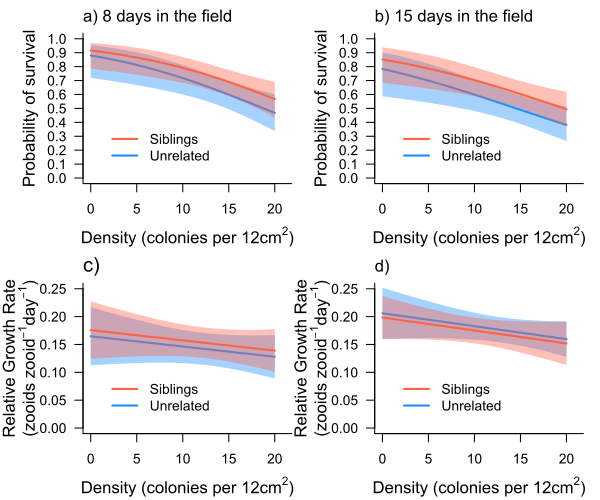

Write R code to recreate this figure.
### This code produces Figure 2 in the manuscript: 
### Barnes DK, Burgess SC. Fitness consequences of marine larval dispersal: 
# the role of neighborhood density, spatial arrangement, 
# and genetic relatedness on survival, growth, reproduction, and paternity
# Code finalized Feb 2024
# Code written by Danie Barnes with input from Scott Burgess
# Any comments or error reporting, please contact Scott Burgess: sburgess@bio.fsu.edu

# sessionInfo()
# R version 4.3.2

# Load required libraries
library('glmmTMB') # version 1.1.7
library('dplyr')
library('tidyr')

# Import data
dat <- read.csv("Experiment_1.csv",header=T)
dat$Age.days <- factor(dat$Age.days)
# Check data structure
summary(dat)
head(dat)
tail(dat)

# create new column for colony identity
dat$colonyidentity <- interaction(dat$Unique.ID, dat$Grid.position) 

# Create vector of the Ages that were recorded.
Age.days.vec <- unique(dat$Age.days)

# Run analyses on the probability of SURVIVAL after 8 days in the field
## Generalized linear mixed effects model with a binomial distribution and random effect of plate number (Unique.ID). 
d <- dat %>% filter(Age.days == Age.days.vec[2])
survival1 <- glmmTMB(Survival ~ Density * Relatedness + (1|Unique.ID), 
                     family= "binomial", data=d) #interaction between density and relatedness
survival2 <- glmmTMB(Survival ~ Density + Relatedness + (1|Unique.ID), 
                     family="binomial", data=d) #additive model
survival3 <- glmmTMB(Survival ~ Density + (1|Unique.ID), 
                     family="binomial", data=d)
survival4 <- glmmTMB(Survival ~ Relatedness + (1|Unique.ID), 
                     family="binomial", data=d)

anova(survival1, survival2,test="Chisq") # interaction at 8 days
anova(survival2, survival3,test="Chisq") # relatedness at 8 days 
anova(survival2, survival4,test="Chisq") # density at 8 days 

# Run analyses on the probability of SURVIVAL after 15 days in the field
## Generalized linear mixed effects model with a binomial distribution and random effect of plate number
# At the second time point of collection, there is a negative effect of density on survival (p = 0.003866) and there is no effect of relatedness on survival (P= 0.1242). 
d <- dat %>% filter(Age.days==Age.days.vec[3])
survival5 <- glmmTMB(Survival ~ Density * Relatedness + (1|Unique.ID), 
                     family="binomial", data=d)
survival6 <- glmmTMB(Survival ~ Density + Relatedness + (1|Unique.ID), 
                     family="binomial", data=d)
survival7 <- glmmTMB(Survival ~ Density + (1|Unique.ID), 
                     family="binomial", data=d)
survival8 <- glmmTMB(Survival ~ Relatedness + (1|Unique.ID), 
                     family="binomial", data=d)

anova(survival5, survival6,test="Chisq") # interaction at 15 days
anova(survival6, survival7,test="Chisq") # relatedness at 15 days 
anova(survival6, survival8,test="Chisq") # density at 15 days 


# Calculate the odds of colony survival (using the additive model)
# 8 days
A <- summary(survival2)$coefficients$cond[2,1] 
round(1-exp(A),4) * 100
round(1-exp(A + c(-2,2) * summary(survival2)$coefficients$cond[2,2]),4) *100

# 15 days
B <- summary(survival6)$coefficients$cond[2,1]
round(1-exp(B),4) * 100
round(1-exp(B + c(-2,2) * summary(survival2)$coefficients$cond[2,2]),4) *100



# RELATIVE GROWTH RATE
# Change data to the wide format
dat_wide <- dat %>% pivot_wider(id_cols=Unique.ID:Inside.outside,
                                names_from=Age.days, 
                                values_from=c(Survival,Bifurcations,Zooids))

# Calculate relative growth rate 
## At collection 1
dat_wide$relgrowth.collection1 <- (log(dat_wide$Zooids_25)- log(dat_wide$Zooids_17)) / (25-17)
## At collection 2
dat_wide$relgrowth.collection2 <- (log(dat_wide$Zooids_32)- log(dat_wide$Zooids_17)) / (32-17)

# Run analyses on the relative growth rate (number of zooids produced per zooid per day) after 8 days in the field
## Generalized linear mixed effects model with a Gaussian distribution and random effect of plate number
rgr1 <- glmmTMB(relgrowth.collection1 ~ Density * Relatedness + (1|Unique.ID), data=dat_wide, family= gaussian())
rgr2 <- glmmTMB(relgrowth.collection1 ~ Density + Relatedness + (1|Unique.ID), data=dat_wide, family= gaussian())
rgr3 <- glmmTMB(relgrowth.collection1 ~ Density + (1|Unique.ID), data=dat_wide, family= gaussian())
rgr4 <- glmmTMB(relgrowth.collection1 ~ Relatedness + (1|Unique.ID), data= dat_wide, family= gaussian())
rgr_overall_1 <- glmmTMB(relgrowth.collection1 ~ 1 + (1|Unique.ID), data= dat_wide, family= gaussian())

anova(rgr1,rgr2) # interaction, 8 days
anova(rgr2,rgr3) # relatedness, 8 days
anova(rgr2,rgr4) # density, 8 days

# Run analyses on the relative growth rate (number of zooids produced per zooid per day) after 15 days in the field
## Generalized linear mixed effects model with a Gaussian distribution and random effect of plate number. 
rgr5 <- glmmTMB(relgrowth.collection2 ~ Density * Relatedness + (1|Unique.ID), data=dat_wide, family= gaussian())
rgr6 <- glmmTMB(relgrowth.collection2 ~ Density + Relatedness + (1|Unique.ID), data=dat_wide, family= gaussian())
rgr7 <- glmmTMB(relgrowth.collection2 ~ Density + (1|Unique.ID), data=dat_wide, family= gaussian())
rgr8 <- glmmTMB(relgrowth.collection2 ~ Relatedness + (1|Unique.ID), data= dat_wide, family= gaussian())
rgr_overall_2 <- glmmTMB(relgrowth.collection2 ~ 1 + (1|Unique.ID), data= dat_wide, family= gaussian())

anova(rgr5,rgr6) # interaction, 15 days
anova(rgr6,rgr7) # relatedness, 15 days
anova(rgr6,rgr8) # density, 15 days


# Calculate zooids produced per zooid per day, overall
B <- summary(rgr_overall_1)$coefficients$cond[1,1]; round(B,2)
round(B + c(-2,2) * summary(rgr_overall_1)$coefficients$cond[1,2],2)

B <- summary(rgr_overall_2)$coefficients$cond[1,1]; round(B,2)
round(B + c(-2,2) * summary(rgr_overall_2)$coefficients$cond[1,2],2)

# Make Figure 2
quartz(width=6,height=5) 
par(mfrow=c(2,2),mar=c(4,5,2,0), oma=c(0,0,0,1))

# a)
Density.vec <- seq(0,20,0.1) #creating a density vector, to make continuous 
pred.frame <- with(dat, expand.grid(Density=Density.vec,Relatedness=unique(Relatedness))) #matrix by everything
X <- model.matrix(delete.response(terms(survival2)),pred.frame) #turning it into a model matrix
pred.frame$response <- drop(X %*% fixef(survival2)[['cond']]) 
V <- diag(X %*% vcov(survival2)[['cond']] %*% t(X)) #variance to use for the confidence intervals 
pred.frame$upr <- pred.frame$response + 1.96*sqrt(V) #create confidence intervals 
pred.frame$lwr <- pred.frame$response - 1.96*sqrt(V)

plot(c(0,21),c(0,1),type="n",ylab="",xlab="",yaxt="n",xaxt="n",bty="l") #add axes lines
with(pred.frame[pred.frame$Relatedness=="Non",], polygon(c(Density,rev(Density)),
                                                         c(plogis(lwr),rev(plogis(upr))),col=adjustcolor("dodgerblue",alpha.f=0.4),border=NA))
with(pred.frame[pred.frame$Relatedness=="Non",], lines(Density, plogis(response),
                                                       col="dodgerblue",lwd=2))
with(pred.frame[pred.frame$Relatedness=="Sib",], polygon(c(Density,rev(Density)),
                                                         c(plogis(lwr),rev(plogis(upr))),col=adjustcolor("tomato",alpha.f=0.4),border=NA))
with(pred.frame[pred.frame$Relatedness=="Sib",], lines(Density, plogis(response),
                                                       col="tomato",lwd=2))
axis(side = 1, at= seq(0,20,5), cex = 0.25) #add numbers to the x axis
axis(side = 2, at= seq(0,1,0.1), cex = 0.25, las=1) #add numbers to the y axis
mtext(side= 1, line = 3, cex= 1, expression(paste("Density (colonies per 12", cm^2,")"))) #add title to the x axis
mtext(side =2, line = 2.5, cex = 1, expression("Probability of survival")) #add title to the y axis
legend(1,0.4,legend= c("Siblings", "Unrelated"), lwd=2, col=c("tomato","dodgerblue"), bty="n")
mtext("a) 8 days in the field", side=3, line=0.5, adj=0, las=1, cex=1)


# b)
Density.vec <- seq(0,20,0.1) #creating a density vector, to make continuous 
pred.frame <- with(dat, expand.grid(Density=Density.vec,Relatedness=unique(Relatedness))) #matrix by everything you have
X <- model.matrix(delete.response(terms(survival6)),pred.frame) #turning it into a model matrix
pred.frame$response <- drop(X %*% fixef(survival6)[['cond']]) #
V <- diag(X %*% vcov(survival6)[['cond']] %*% t(X)) #how you get the variance to use for the confidence intervals 
pred.frame$upr <- pred.frame$response + 1.96*sqrt(V) #create confidence intervals: plus 1.96 * standard error 
pred.frame$lwr <- pred.frame$response - 1.96*sqrt(V)
plot(c(0,21),c(0,1),type="n",ylab="",xlab="",yaxt="n",xaxt="n",bty="l")
with(pred.frame[pred.frame$Relatedness=="Non",], polygon(c(Density,rev(Density)),
                                                         c(plogis(lwr),rev(plogis(upr))),col=adjustcolor("dodgerblue",alpha.f=0.4),border=NA))
with(pred.frame[pred.frame$Relatedness=="Non",], lines(Density, plogis(response),
                                                       col="dodgerblue",lwd=2))
with(pred.frame[pred.frame$Relatedness=="Sib",], polygon(c(Density,rev(Density)),
                                                         c(plogis(lwr),rev(plogis(upr))),col=adjustcolor("tomato",alpha.f=0.4),border=NA))
with(pred.frame[pred.frame$Relatedness=="Sib",], lines(Density, plogis(response),
                                                       col="tomato",lwd=2))
axis(side = 1, at= seq(0,20,5), cex = 0.25)
axis(side = 2, at= seq(0,1,0.1), cex = 0.25, las=1)
mtext(side= 1, line = 3, cex= 1, expression(paste("Density (colonies per 12", cm^2,")")))
mtext(side =2, line = 2.5, cex = 1, expression("Probability of survival"))
legend(1,0.4,legend= c("Siblings", "Unrelated"), lwd=2, col=c("tomato","dodgerblue"), bty="n")
mtext("b) 15 days in the field", side=3, line=0.5, adj=0, las=1, cex= 1)


# c) 
Density.vec <- seq(0,20,0.1) #creating a density vector, to make continuous 

pred.frame <- with(dat_wide, expand.grid(Density=Density.vec,Relatedness=unique(Relatedness))) #matrix by everything
X <- model.matrix(delete.response(terms(rgr2)),pred.frame) #turning it into a model matrix
pred.frame$response <- drop(X %*% fixef(rgr2)[['cond']])
V <- diag(X %*% vcov(rgr2)[['cond']] %*% t(X)) #variance to use for the confidence intervals 
pred.frame$upr <- pred.frame$response + 1.96*sqrt(V) #create confidence intervals: plus 1.96 * standard error 
pred.frame$lwr <- pred.frame$response - 1.96*sqrt(V)

plot(c(0,21),c(0,0.25),type="n",ylab="",xlab="",yaxt="n",xaxt="n",bty="l") #create a blank plot
with(pred.frame[pred.frame$Relatedness=="Non",], polygon(c(Density,rev(Density)),
                                                         c((lwr),rev((upr))),col=adjustcolor("dodgerblue",alpha.f=0.4),border=NA))
with(pred.frame[pred.frame$Relatedness=="Non",], lines(Density, (response),
                                                       col="dodgerblue",lwd=2))
with(pred.frame[pred.frame$Relatedness=="Sib",], polygon(c(Density,rev(Density)),
                                                         c((lwr),rev((upr))),col=adjustcolor("tomato",alpha.f=0.4),border=NA))
with(pred.frame[pred.frame$Relatedness=="Sib",], lines(Density, (response),
                                                       col="tomato",lwd=2))
axis(side = 1, at= seq(0,20,5), cex = 0.25)
axis(side = 2, at= seq(0,0.25,0.05), cex = 0.25, las=1)
mtext(side= 1, line = 3, cex= 1, expression(paste("Density (colonies per 12", cm^2,")")))
mtext(side = 2, line = 3.9, cex = 1,adj=0.5,
      expression(paste("Relative Growth Rate")))
mtext(side = 2, line = 2.5, cex = 1,adj=0.5,
      expression(paste("(zooids " ,zooid^-1, day^-1,")")))
legend(1,0.1,legend= c("Siblings", "Unrelated"), lwd=2, col=c("tomato","dodgerblue"), bty="n")
mtext("c)", side=3, line=0.5, adj=0, las=1, cex=1.2)

# d)
pred.frame <- with(dat_wide, expand.grid(Density=Density.vec,Relatedness=unique(Relatedness)))
X <- model.matrix(delete.response(terms(rgr6)),pred.frame) #turning it into a model matrix
pred.frame$response <- drop(X %*% fixef(rgr6)[['cond']])
V <- diag(X %*% vcov(rgr6)[['cond']] %*% t(X)) #variance to use for the confidence intervals 
pred.frame$upr <- pred.frame$response + 1.96*sqrt(V) #create confidence intervals: plus 1.96 * standard error 
pred.frame$lwr <- pred.frame$response - 1.96*sqrt(V)

plot(c(0,21),c(0,0.25),type="n",ylab="",xlab="",yaxt="n",xaxt="n",bty="l")
with(pred.frame[pred.frame$Relatedness=="Non",], polygon(c(Density,rev(Density)),
                                                         c((lwr),rev((upr))),col=adjustcolor("dodgerblue",alpha.f=0.4),border=NA))
with(pred.frame[pred.frame$Relatedness=="Non",], lines(Density, (response),
                                                       col="dodgerblue",lwd=2))
with(pred.frame[pred.frame$Relatedness=="Sib",], polygon(c(Density,rev(Density)),
                                                         c((lwr),rev((upr))),col=adjustcolor("tomato",alpha.f=0.4),border=NA))
with(pred.frame[pred.frame$Relatedness=="Sib",], lines(Density, (response),
                                                       col="tomato",lwd=2))
axis(side = 1, at= seq(0,20,5), cex = 0.25)
axis(side = 2, at= seq(0,0.25,0.05), cex = 0.25, las=1)
mtext(side= 1, line = 3, cex= 1, expression(paste("Density (colonies per 12", cm^2,")")))
mtext(side = 2, line = 3.9, cex = 1,adj=0.5,
      expression(paste("Relative Growth Rate")))
mtext(side = 2, line = 2.5, cex = 1,adj=0.5,
      expression(paste("(zooids " ,zooid^-1, day^-1,")")))
legend(1,0.1,legend= c("Siblings", "Unrelated"), lwd=2, col=c("tomato","dodgerblue"), bty="n")
mtext("d)", side=3, line=0.5, adj=0, las=1, cex=1)
